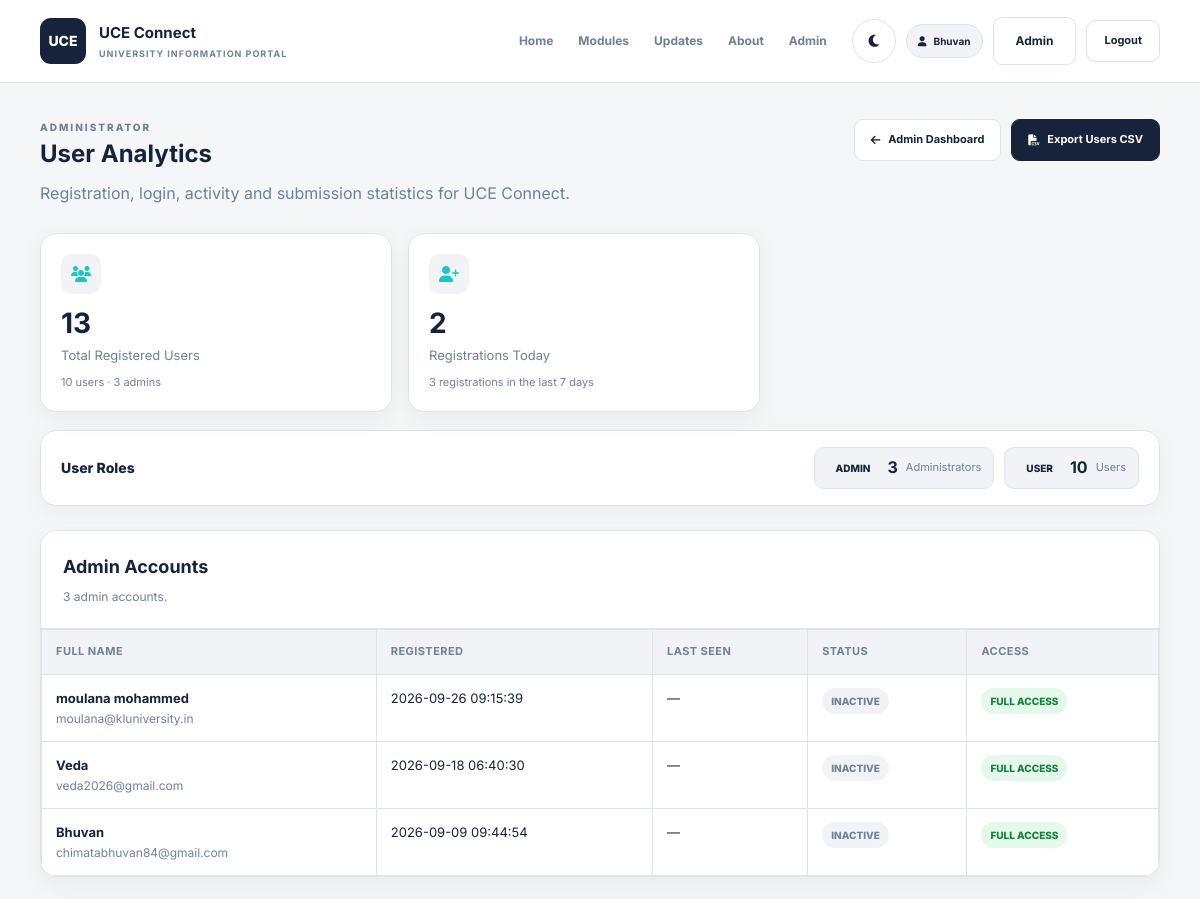
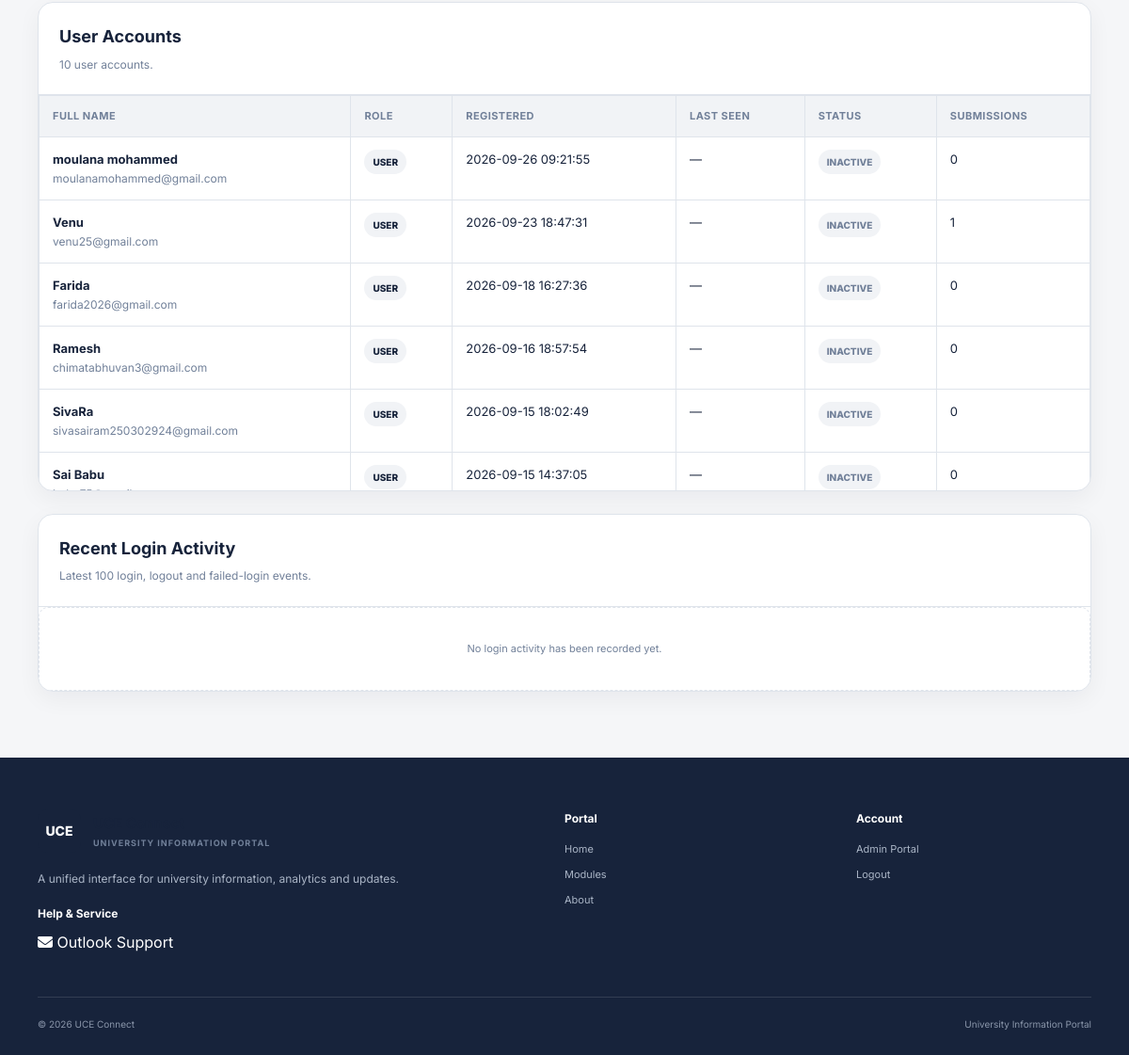
/admin/users (signed in), run on an earlier commit of the app's database (2 pictures, top to bottom).
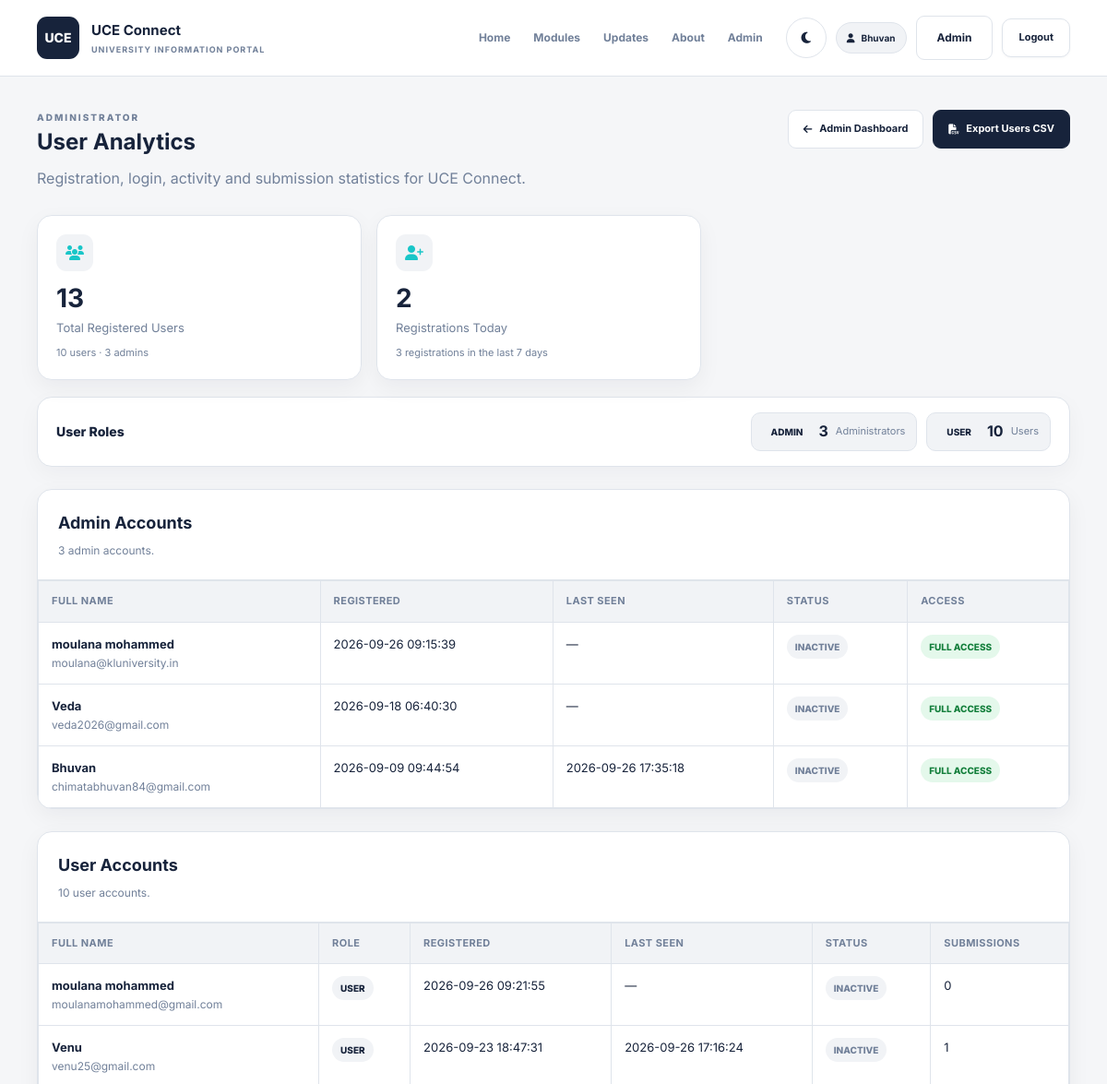
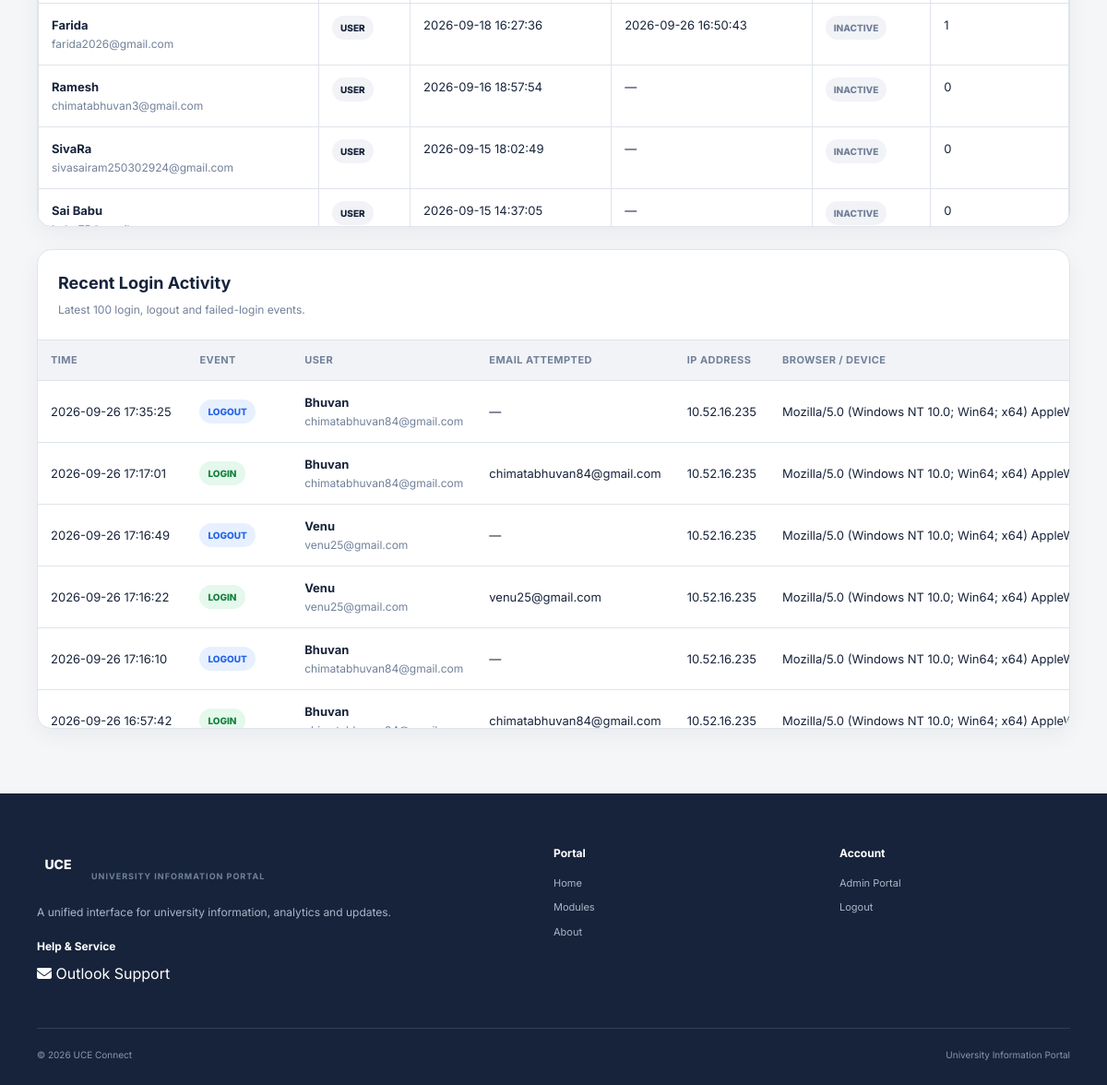
And on a later commit of the database (2 pictures, top to bottom).
### tables this page shows
CREATE TABLE users (

    id INTEGER PRIMARY KEY AUTOINCREMENT,

    name TEXT NOT NULL,

    email TEXT NOT NULL
        UNIQUE COLLATE NOCASE,

    password_hash TEXT NOT NULL,

    role TEXT NOT NULL
        CHECK(role IN ('user', 'admin')),

    created_at TEXT NOT NULL
        DEFAULT CURRENT_TIMESTAMP
, updated_at TIMESTAMP, "last_login_at" TIMESTAMP, "last_seen_at" TIMESTAMP);

CREATE TABLE login_activity (
            id INTEGER PRIMARY KEY AUTOINCREMENT,

            user_id INTEGER,

            event_type TEXT NOT NULL
                CHECK(event_type IN (
                    'login',
                    'logout',
                    'failed_login'
                )),

            event_time TIMESTAMP
                DEFAULT CURRENT_TIMESTAMP,

            email_attempted TEXT,

            ip_address TEXT,

            user_agent TEXT,

            FOREIGN KEY(user_id)
                REFERENCES users(id)
                ON DELETE CASCADE
        );

### routes/main.py (the view)
@main_bp.route("/admin/users")
@admin_required
def admin_users():
    analytics = get_user_analytics()
    return render_template(
        "admin_users.html",
        **analytics,
    )

### app.py (called while the page is built, shortened)
def _same_origin_state_change_guard():
    if request.method not in {"POST", "PUT", "PATCH", "DELETE"}:
        return

### database/db.py (called while the page is built, shortened)
def using_postgres():
    return bool(str(getattr(Config, "DATABASE_URL", "") or "").strip())

def get_connection():
    database_path = Path(Config.DATABASE_PATH)
    database_path.parent.mkdir(parents=True, exist_ok=True)
    raw = sqlite3.connect(
        str(database_path),
        timeout=30,
        check_same_thread=False,
    )
    raw.row_factory = sqlite3.Row
    raw.execute("PRAGMA foreign_keys = ON")
    raw.execute("PRAGMA journal_mode = WAL")
    raw.execute("PRAGMA synchronous = NORMAL")
    raw.execute("PRAGMA busy_timeout = 30000")
    return _DatabaseConnection(raw, "sqlite")

def _is_postgres(connection):
    return getattr(connection, "backend", "sqlite") == "postgres"

def _analytics_count(connection, sql, params=()):
    row = connection.execute(sql, params).fetchone()
    return int(row["total"] or 0)

    def execute(self, sql, params=None):
        if self.backend == "postgres":
            sql = self._translate_sql(sql)
        if params is None:
            return self._raw.execute(sql)
        return self._raw.execute(sql, params)

### templates/admin_users.html (shortened to what the changed rows need)
{% extends "base.html" %}
{% block content %}
<section class="user-analytics-page">
<div class="container">
    <div class="analytics-header">
        <div>
            <h1>
                User Analytics
            </h1>
        </div>
    </div>
    {% set admin_users =
        users
        | selectattr('role', 'equalto', 'admin')
        | list
    %}
    {% set normal_users =
        users
        | selectattr('role', 'equalto', 'user')
        | list
    %}
    <section
        class="analytics-panel table-panel"
        style="margin-bottom:24px;"
    >
        <div class="table-panel-header">
            <div>
                <h2>
                    Admin Accounts
                </h2>
            </div>
        </div>
        {% if admin_users %}
        <div class="table-wrapper role-table-scroll">
            <table class="analytics-table">
                <thead>
                    <tr>
                        <th>Full Name</th>
                        <th>Registered</th>
                        <th>Last Seen</th>
                        <th>Status</th>
                        <th>Access</th>
                    </tr>
                </thead>
                <tbody>
                {% for user in admin_users %}
                    <tr>
                        <td>
                            <div class="user-name">
                                {{ user.name }}
                            </div>
                            <div class="user-email">
                                {{ user.email }}
                            </div>
                        </td>
                        <td>
                            {{ user.created_at or "—" }}
                        </td>
                        <td>
                            {{ user.last_seen_at or "—" }}
                        </td>
                        <td>
                            {% if user.is_active %}
                                <span class="status-badge status-online">
                                    Online
                                </span>
                            {% else %}
                                <span class="status-badge status-offline">
                                    Inactive
                                </span>
                            {% endif %}
                        </td>
                        <td>
                            <span class="status-badge status-online">
                                Full Access
                            </span>
                        </td>
                    </tr>
                {% endfor %}
                </tbody>
            </table>
        </div>
        {% else %}
            <div class="empty-state">
                No administrator accounts are registered.
            </div>
        {% endif %}
    </section>
    <section
        class="analytics-panel table-panel"
        style="margin-bottom:24px;"
    >
        <div class="table-panel-header">
            <div>
                <h2>
                    User Accounts
                </h2>
            </div>
        </div>
        {% if normal_users %}
        <div class="table-wrapper role-table-scroll">
            <table class="analytics-table">
                <thead>
                    <tr>
                        <th>Full Name</th>
                        <th>Role</th>
                        <th>Registered</th>
                        <th>Last Seen</th>
                        <th>Status</th>
                        <th>Submissions</th>
                    </tr>
                </thead>
                <tbody>
                {% for user in normal_users %}
                    <tr>
                        <td>
                            <div class="user-name">
                                {{ user.name }}
                            </div>
                            <div class="user-email">
                                {{ user.email }}
                            </div>
                        </td>
                        <td>
                            <span class="role-badge">
                                USER
                            </span>
                        </td>
                        <td>
                            {{ user.created_at or "—" }}
                        </td>
                        <td>
                            {{ user.last_seen_at or "—" }}
                        </td>
                        <td>
                            {% if user.is_active %}
                                <span class="status-badge status-online">
                                    Online
                                </span>
                            {% else %}
                                <span class="status-badge status-offline">
                                    Inactive
                                </span>
                            {% endif %}
                        </td>
                        <td>
                            {{ user.submission_count }}
                        </td>
                    </tr>
                {% endfor %}
                </tbody>
            </table>
        </div>
        {% else %}
            <div class="empty-state">
                No user accounts are registered.
            </div>
        {% endif %}
    </section>
    <section class="analytics-panel table-panel">
        <div class="table-panel-header">
            <div>
                <h2>
                    Recent Login Activity
                </h2>
            </div>
        </div>
        {% if recent_activity %}
        <div class="login-activity-scroll">
            <table
                class="analytics-table"
                style="min-width:900px;"
            >
                <thead>
                    <tr>
                        <th>
                            Time
                        </th>
                        <th>
                            Event
                        </th>
                        <th>
                            User
                        </th>
                        <th>
                            Email Attempted
                        </th>
                        <th>
                            IP Address
                        </th>
                        <th>
                            Browser / Device
                        </th>
                    </tr>
                </thead>
                <tbody>
                {% for event in recent_activity %}
                    <tr>
                        <td>
                            {{ event.event_time }}
                        </td>
                        <td>
                            <span
                                class="event-badge event-{{ event.event_type }}"
                            >
                                {{ event.event_type.replace('_',' ') }}
                            </span>
                        </td>
                        <td>
                            {% if event.name %}
                                <div class="user-name">
                                    {{ event.name }}
                                </div>
                                <div class="user-email">
                                    {{ event.email }}
                                </div>
                            {% else %}
                                —
                            {% endif %}
                        </td>
                        <td>
                            {{ event.email_attempted or "—" }}
                        </td>
                        <td>
                            {{ event.ip_address or "—" }}
                        </td>
                        <td
                            title="{{ event.user_agent or '' }}"
                        >
                            {{ (event.user_agent or "—")[:80] }}
                        </td>
                    </tr>
                {% endfor %}
                </tbody>
            </table>
        </div>
        {% else %}
            <div class="empty-state">
                No login activity has been recorded yet.
            </div>
        {% endif %}
    </section>
</div>
</section>
{% endblock %}

### templates/base.html (shortened to what the changed rows need)
<!DOCTYPE html>
<html lang="en">
<head>
    <link
        rel="stylesheet"
        href="https://cdnjs.cloudflare.com/ajax/libs/font-awesome/6.5.2/css/all.min.css"
    >
    <link
        rel="stylesheet"
        href="{{ url_for('static', filename='style.css') }}"
    >
</head>
<body
    data-role="{{ current_user.role if current_user else 'guest' }}"
    class="{% if current_user and current_user.role == 'admin' %}admin-mode{% endif %}"
>
    <header class="site-header">
        <div class="container navigation">
            <div class="header-actions">
                <button
                    class="theme-toggle"
                    id="themeToggle"
                    type="button"
                    aria-label="Switch to dark mode"
                    title="Switch to dark mode"
                >
                    <i class="fa-solid fa-moon"></i>
                </button>
                {% if current_user %}
                    <span class="user-pill">
                        <i class="fa-solid fa-user"></i>
                        {{ current_user.name }}
                    </span>
                    {% if current_user.role == 'admin' %}
                        <a
                            href="{{ url_for('main.admin') }}"
                            class="header-button secondary-button"
                        >
                            Admin
                        </a>
                    {% endif %}
                    <a
                        href="{{ url_for('main.logout') }}"
                        class="header-button secondary-button"
                    >
                        Logout
                    </a>
                {% endif %}
            </div>
        </div>
    </header>
    <main>
        {% block content %}
        {% endblock %}
    </main>
</body>
</html>

What changed in the data, as far as the page shows it:
changed users "Bhuvan": last_seen_at "—" → "2026-09-26 17:35:18"
changed users "Venu": last_seen_at "—" → "2026-09-26 17:16:24"
changed users "Farida": last_seen_at "—" → "2026-09-26 16:50:43"; submission_count "0" → "1"
added login_activity: event_time "2026-09-26 17:35:25", event_type.replace "LOGOUT", name "Bhuvan", email "chimatabhuvan84@gmail.com", email_attempted "—", ip_address "10.52.16.235", user_agent "Mozilla/5.0 (Windows NT 10.0; Win64; x64)…"
added login_activity: event_time "2026-09-26 17:17:01", event_type.replace "LOGIN", name "Bhuvan", email "chimatabhuvan84@gmail.com", email_attempted "chimatabhuvan84@gmail.com", ip_address "10.52.16.235", user_agent "Mozilla/5.0 (Windows NT 10.0; Win64; x64)…"
added login_activity: event_time "2026-09-26 17:16:49", event_type.replace "LOGOUT", name "Venu", email "venu25@gmail.com", email_attempted "—", ip_address "10.52.16.235", user_agent "Mozilla/5.0 (Windows NT 10.0; Win64; x64)…"
added login_activity: event_time "2026-09-26 17:16:22", event_type.replace "LOGIN", name "Venu", email "venu25@gmail.com", email_attempted "venu25@gmail.com", ip_address "10.52.16.235", user_agent "Mozilla/5.0 (Windows NT 10.0; Win64; x64)…"
added login_activity: event_time "2026-09-26 17:16:10", event_type.replace "LOGOUT", name "Bhuvan", email "chimatabhuvan84@gmail.com", email_attempted "—", ip_address "10.52.16.235", user_agent "Mozilla/5.0 (Windows NT 10.0; Win64; x64)…"
added login_activity: event_time "2026-09-26 16:57:42", event_type.replace "LOGIN", name "Bhuvan", email_attempted "chimatabhuvan84@gmail.com", ip_address "10.52.16.235", user_agent "Mozilla/5.0 (Windows NT 10.0; Win64; x64)…"
Also different on the page:
text no longer shown: "No login activity has been recorded yet."
text now shown: "TIME EVENT USER EMAIL ATTEMPTED IP ADDRESS BROWSER / DEVICE"
